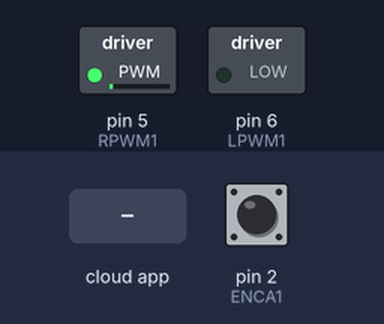
The sketch below on a simulated Arduino Uno, built with avr-gcc and run on an emulated ATmega328P. Parts: switched loads named in the sketch (green lamp = pin HIGH). Inputs (shaded band) come from the test bench; at power-on: pin 2 (ENCA1) HIGH. The ROS host is connected and sends only what is stated.

Above: at 1.2 s.
1.3 s: the phone or cloud app sets V3 to -100
At 2.3 s:
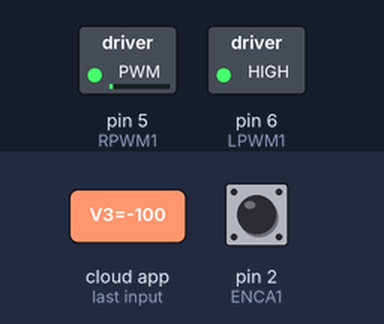
2.9 s: the phone or cloud app sets V3 to 0
At 4.2 s:
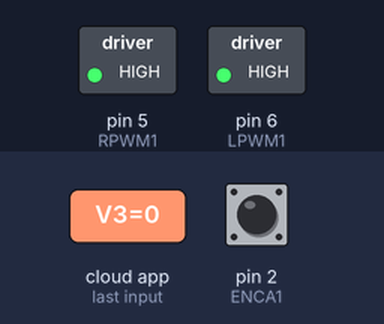
Timing chart, 0 to 5.9 s (numbered marks = the images above; inputs shaded):
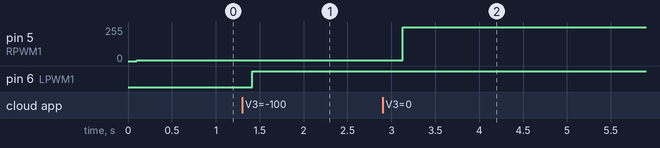

Measured:
- after the input at 1.3 s, pin 6 (LPWM1): LOW → HIGH after 0.11 s
- after the input at 2.9 s, pin 5 (RPWM1): 6/255 → 255/255 after 0.23 s

The sketch:

Motor3_PID_ROS_RPS.ino
```cpp
#define RPWM1 5
#define LPWM1 6
#define ENCA1 2
#define ENCB1 3

//ROS
#include <ros.h>
#include <std_msgs/Float64.h>
#include <std_msgs/Int64.h>
#include <std_msgs/Int16.h>

// Error
float error;

//PID
float kp = 0.3718 ;
float ki = kp * 0.75 ;
float kd = kp * 0.00001 ;
float dt = 1;
float prevError;
float integral;
float derivative;
float PID;

// RPM
unsigned long currentMillis, previousMillis;

//PWM
float pwm1;

//ENCODER
volatile long pulse = 0;
volatile long previousEncoder = 0;
volatile long currentEncoder;

// MOTOR
const int ppr = 7; //define number of pulses in one round of encoder
const float GR = 1 / 19.2; //gear ratio
const float R = 0.538048496; //load (omniwheel) ratio
//RPM
float RPM;           //rotating speed in rad/s
float old_RPM = 0;
float new_RPM = 0;
//rad/s
float RPS;
float old_RPS = 0 ;
float new_RPS = 0;
//m/s
float Vel;
float old_Vel = 0;
float new_Vel = 0;
const int interval = 100; //choose interval is 0.1 second (100 milliseconds)

float set_point = 0;
int pulse_pub = 0;

//ROS

ros::NodeHandle nh;
std_msgs::Int64 encoder;

void set_point_callback(const std_msgs::Float64& set_point_3) {
  set_point = set_point_3.data;
}

void pulse_callback(const std_msgs::Int64& pulse_3) {
  int pulse_pub = 0;
  pulse_pub = pulse_3.data;
}

ros::Subscriber<std_msgs::Float64> sub("/V3", &set_point_callback);
ros::Publisher encoderValue("/encoderValue_3", &encoder);

void setup() {
  nh.getHardware()->setBaud(57600);//baudrate
  nh.initNode();
  nh.subscribe(sub);
  nh.advertise(encoderValue);

  pinMode (ENCA1, INPUT_PULLUP);
  pinMode (ENCB1, INPUT_PULLUP);

  pinMode(RPWM1, OUTPUT);
  pinMode(LPWM1, OUTPUT);

  digitalWrite(ENCA1, HIGH);
  digitalWrite(ENCB1, HIGH);

  attachInterrupt(digitalPinToInterrupt(ENCA1), readEncoder, CHANGE);
  //  Serial.begin(9600);
}

void loop() {
  readSpeed();
  nh.loginfo("Encoder_Value_3");

  encoder.data = pulse;
  encoderValue.publish(&encoder);

  nh.spinOnce();
  delay(100);
}

void readEncoder() {
  if (digitalRead(ENCA1) == digitalRead(ENCB1)) {
    pulse--;
  } else {
    pulse++;
  }
}

void readSpeed() {
  currentEncoder = pulse;
  currentMillis = millis();
  if (currentMillis - previousMillis > interval)
  {
    previousMillis = currentMillis;
    RPM = (float)((((currentEncoder - previousEncoder) * 600) / ppr) * GR) ;
    RPS = (float)((RPM * 2 * 3.14) / 600); // konversi Rotasi per menit ke Radian per sekon dikali keliling roda dan dibagi waktu
    //  Vel = (float)(RPS * 0.05); // kecepatan linear adalah kecepatan sudut dikali dengan jari jari roda

    previousEncoder = currentEncoder;
    new_RPM = RPM;
    new_RPS = RPS;
    //    new_Vel = Vel;/

    error = abs(set_point) - abs(new_RPS);
    integral += error * dt;
    derivative = ((error - prevError)  / dt );

    PID = (kp * error) + (ki * integral) + (kd * derivative);
    prevError = error;

    pwm1 =  ((25.169 * PID) + 6.0636);
    pwm1 = min(max(pwm1, 0), 255);

    //    PID = min(max(PID, 0), 255);
    //    pwm1 =  ((512.25 * PID) + 5.3486);

    old_RPM = new_RPM;
    old_RPS = new_RPS;
    //    old_Vel = new_Vel;/

    if (set_point >= 0) {
      analogWrite(RPWM1, pwm1);
    }
    else if (set_point <= 0) {
      analogWrite(LPWM1, pwm1);
    }
  }
}
```
